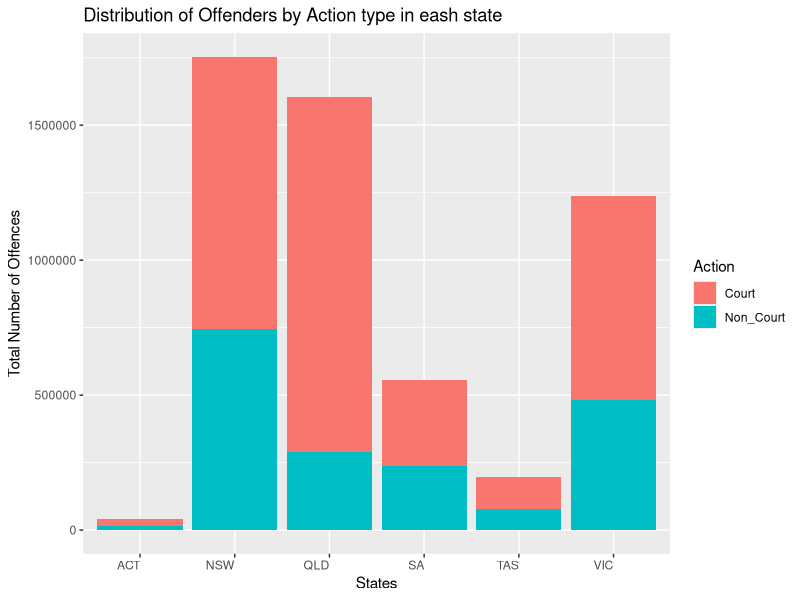
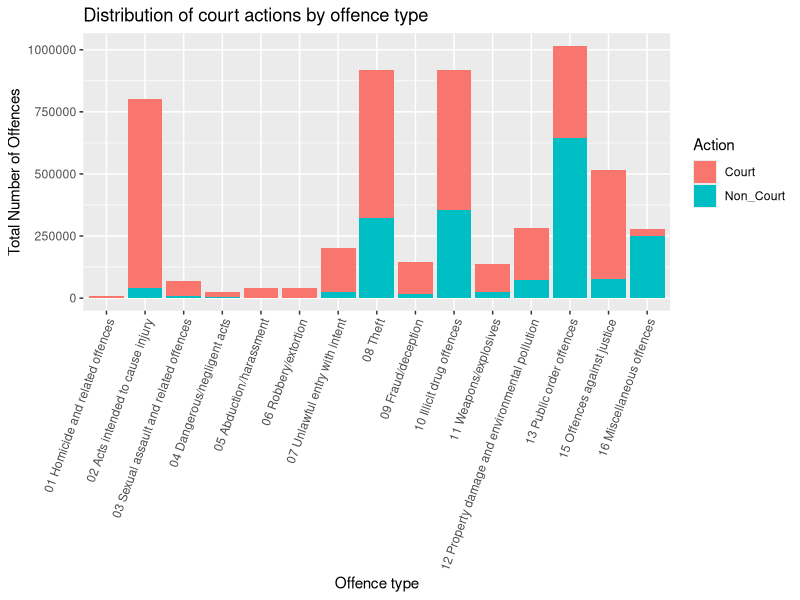
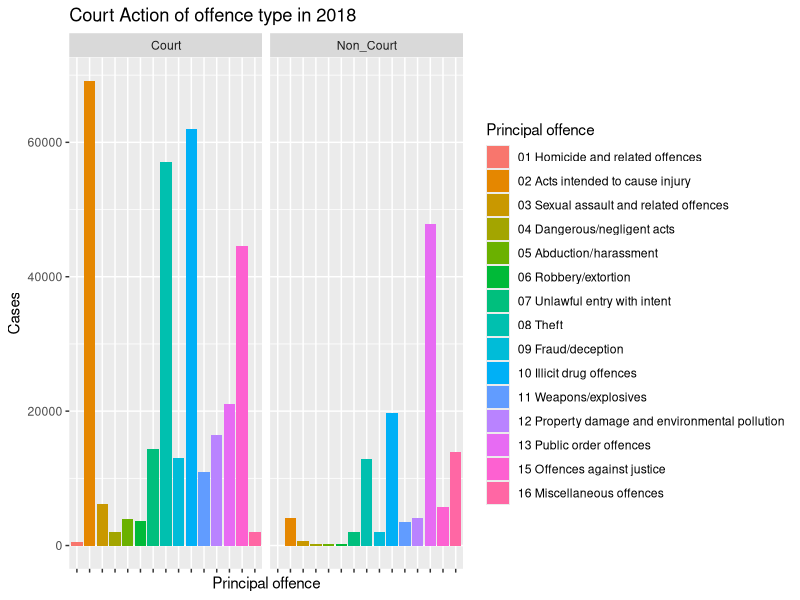
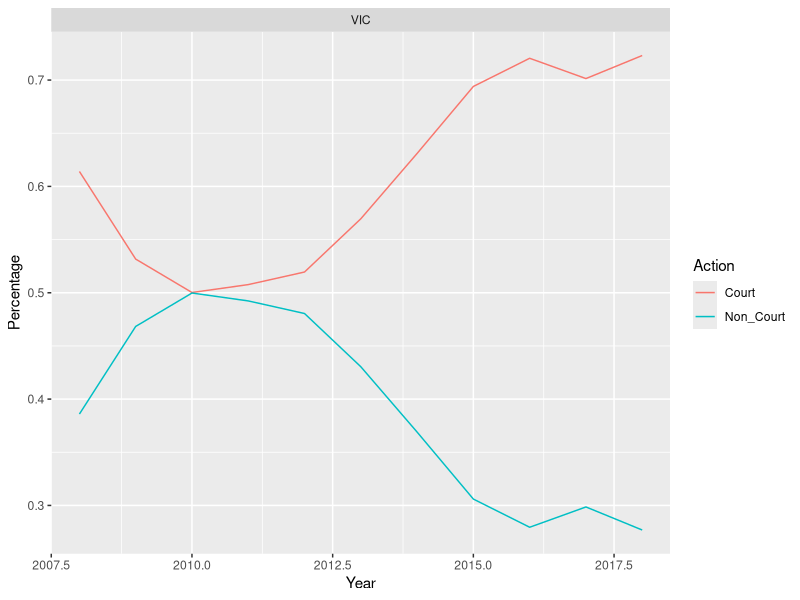
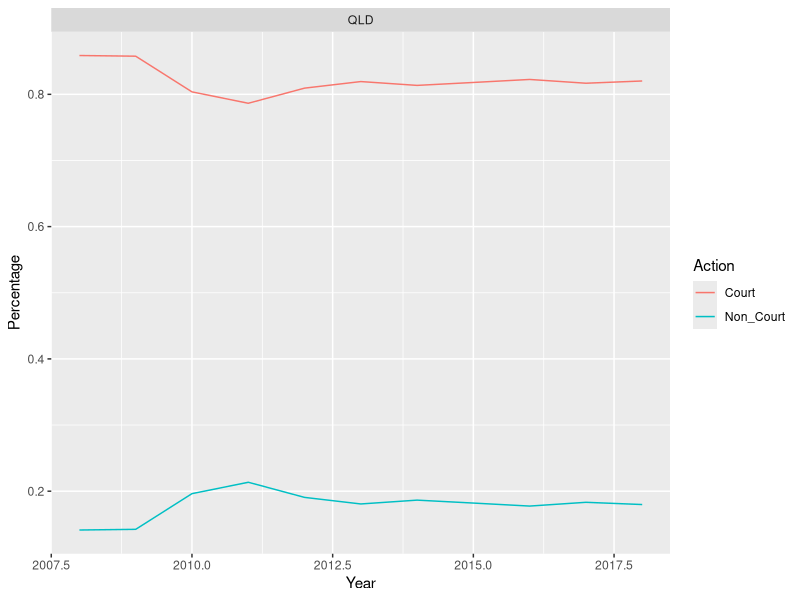
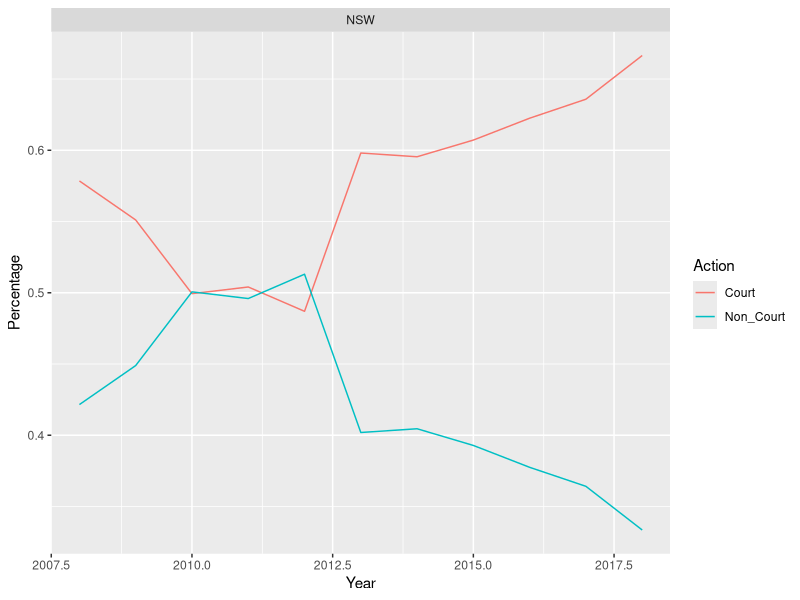

Source code (R) for these figures, in order:
## ---- chunk 1
knitr::opts_chunk$set(echo = FALSE, cache=TRUE, messages=FALSE, warning=FALSE)
# Make sure you have the latest versions of rmarkdown and bookdown installed
library(ggplot2)
## ---- chunk 2
library(tidyverse)
library(readxl)
library(dplyr)
library(readr)
library(lubridate)
library(here)
## ---- chunk 3
NSW <- read_excel(here::here("data/5. police proceedings, selected states and territories.xls"), 
                      sheet = 2, range = "A6:L39") %>% 
  dplyr::filter(!is.na(`Principal offence`))
NSW$`2008–09` =as.double(NSW$`2008–09`)
NSW <- NSW[-16,]
NSW <- NSW %>% mutate(Action = c(rep("Court",15),rep("Non_Court",15)))
NSW$States <- "NSW"

NSW <- NSW %>%  pivot_longer(cols = `2008–09`:`2018–19`,
               names_to = "Year", 
               values_to = "Cases") %>%
   mutate(Year = year(as.Date(Year, "%Y")))

VIC <- read_excel(here::here("data/5. police proceedings, selected states and territories.xls"), 
                      sheet = 3, range = "A6:L39") %>% 
  dplyr::filter(!is.na(`Principal offence`))
VIC$`2008–09` =as.double(VIC$`2008–09`)
VIC <- VIC[-16,]
VIC <- VIC %>% mutate(Action = c(rep("Court",15),rep("Non_Court",15)))
VIC$States <- "VIC"

VIC <- VIC %>%  pivot_longer(cols = `2008–09`:`2018–19`,
               names_to = "Year", 
               values_to = "Cases") %>%
   mutate(Year = year(as.Date(Year, "%Y")))

QLD <- read_excel(here::here("data/5. police proceedings, selected states and territories.xls"), 
                      sheet = 4, range = "A6:L39") %>% 
  dplyr::filter(!is.na(`Principal offence`))
QLD$`2008–09` =as.double(QLD$`2008–09`)
QLD <- QLD[-16,]
QLD <- QLD %>% mutate(Action = c(rep("Court",15),rep("Non_Court",15)))
QLD$States <- "QLD"

QLD <- QLD %>%  pivot_longer(cols = `2008–09`:`2018–19`,
               names_to = "Year", 
               values_to = "Cases") %>%
   mutate(Year = year(as.Date(Year, "%Y")))

SA <- read_excel(here::here("data/5. police proceedings, selected states and territories.xls"), 
                      sheet = 5, range = "A6:L39") %>% 
  dplyr::filter(!is.na(`Principal offence`))
SA$`2008–09` =as.double(SA$`2008–09`)
SA <- SA[-16,]
SA <- SA %>% mutate(Action = c(rep("Court",15),rep("Non_Court",15)))
SA$States <- "SA"

SA <- SA %>%  pivot_longer(cols = `2008–09`:`2018–19`,
               names_to = "Year", 
               values_to = "Cases") %>%
   mutate(Year = year(as.Date(Year, "%Y")))


TAS <- read_excel(here::here("data/5. police proceedings, selected states and territories.xls"), 
                      sheet = 6, range = "A6:L39") %>% 
  dplyr::filter(!is.na(`Principal offence`))
TAS$`2008–09` =as.double(TAS$`2008–09`)
TAS <- TAS[-16,]
TAS <- TAS %>% mutate(Action = c(rep("Court",15),rep("Non_Court",15)))
TAS$States <- "TAS"

TAS <- TAS %>%  pivot_longer(cols = `2008–09`:`2018–19`,
               names_to = "Year", 
               values_to = "Cases") %>%
   mutate(Year = year(as.Date(Year, "%Y")))


ACT <- read_excel(here::here("data/5. police proceedings, selected states and territories.xls"), 
                      sheet = 8, range = "A6:L39") %>% 
  dplyr::filter(!is.na(`Principal offence`))
ACT$`2008–09` =as.double(ACT$`2008–09`)
ACT <- ACT[-16,]
ACT <- ACT %>% mutate(Action = c(rep("Court",15),rep("Non_Court",15)))
ACT$States <- "ACT"

ACT <- ACT %>%  pivot_longer(cols = `2008–09`:`2018–19`,
               names_to = "Year", 
               values_to = "Cases") %>%
   mutate(Year = year(as.Date(Year, "%Y")))


procced <- bind_rows(NSW, VIC, QLD, SA, TAS, ACT) %>%
  dplyr::filter(!is.na(Cases))
  
## ---- chunk 4
procced %>% 
  group_by(States, Action) %>%
  summarise(Cases = sum(Cases)) %>%
  ggplot() +
  geom_col(aes(x = States,
             y= Cases,
             fill = Action)) +
  theme(axis.text.x = element_text(hjust = 1)) +
  ylab("Total Number of Offences") +
  xlab("States") +
  labs(title = "Distribution of Offenders by Action type in eash state")
## ---- chunk 5
procced %>% 
  group_by(`Principal offence`, Action) %>%
  summarise(Cases = sum(Cases)) %>%
  ggplot() +
  geom_col(aes(x = `Principal offence`,
             y= Cases,
             fill = Action)) +
  theme(axis.text.x = element_text(angle = 70, hjust = 1)) +
  ylab("Total Number of Offences") +
  xlab("Offence type") +
  labs(title = "Distribution of court actions by offence type") 
## ---- chunk 6
procced %>%
  filter(Year == 2018) %>%
  ggplot(aes(`Principal offence`, Cases)) +
  geom_col(aes(group = `Principal offence`, fill = `Principal offence`)) +
  theme(axis.text.x = element_blank()) +
  ggtitle("Court Action of offence type in 2018")+
  facet_wrap(~Action)
## ---- chunk 7
procced_year <-procced %>% 
  group_by(States, Year) %>%
  summarise(Cases = sum(Cases)) 

procced_action <- procced %>% 
  group_by(States,Year, Action) %>%
  summarise(Cases = sum(Cases)) %>%
  group_by(Year, Action)

procced_per <-procced_action %>% group_by(Action) %>%
  mutate(Total = procced_year$Cases) %>% 
  mutate(Percentage = Cases/Total) 
## ---- chunk 8
procced_per %>%
  filter(States == "VIC") %>%
  ggplot(aes(x = Year, y= Percentage, color = Action)) +  
  theme(legend.position = 'right') +
  geom_line()+
  facet_wrap(~States)
## ---- chunk 9
procced_per %>%
  filter(States == "QLD") %>%
  ggplot(aes(x = Year, y= Percentage, color = Action)) +  
  theme(legend.position = 'right') +
  geom_line()+
  facet_wrap(~States)
## ---- chunk 10
procced_per %>%
  filter(States == "NSW") %>%
  ggplot(aes(x = Year, y= Percentage, color = Action)) +  
  theme(legend.position = 'right') +
  geom_line()+
  facet_wrap(~States)
